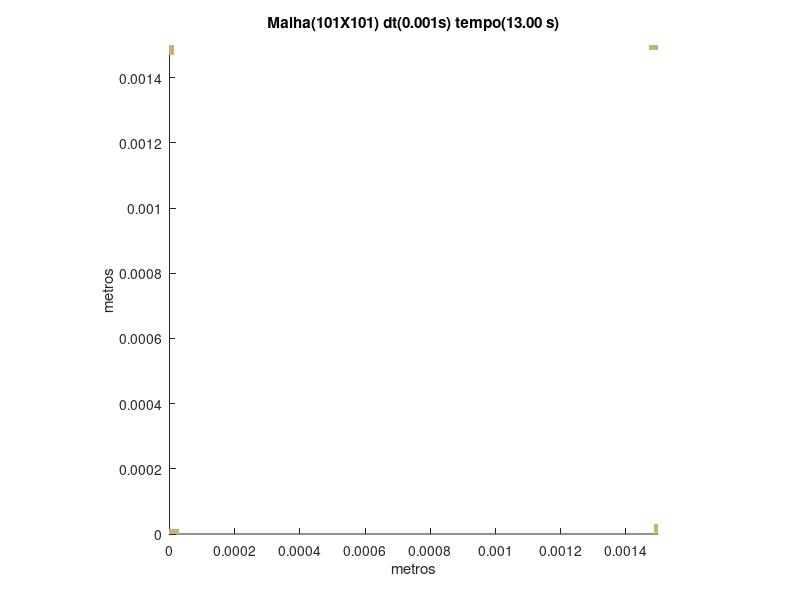

The MATLAB source for this figure:
set (gca,'PlotBoxAspectRatio',[1 1 1],'Xlim',[0,0.0015],'Ylim',[0,0.0015])
hold on
title('Malha(101X101) dt(0.001s) tempo(13.00 s)')
hold on
ylabel('metros')
hold on
xlabel('metros')
hold on

fill([0 0 1.48514851485149E-05 1.48514851485149E-05],[0 1.48514851485149E-05 1.48514851485149E-05 0],[0.8,0.7,0.4],'LineStyle','none')

fill([1.48514851485149E-05 1.48514851485149E-05 2.97029702970297E-05 2.97029702970297E-05],[0 1.48514851485149E-05 1.48514851485149E-05 0],[0.8,0.7,0.4],'LineStyle','none')

fill([0.00148514851485149 0.00148514851485149 0.0015 0.0015],[0 1.48514851485149E-05 1.48514851485149E-05 0],[0.8,0.7,0.4],'LineStyle','none')

fill([0.00148514851485149 0.00148514851485149 0.0015 0.0015],[1.48514851485149E-05 2.97029702970297E-05 2.97029702970297E-05 1.48514851485149E-05],[0.8,0.7,0.4],'LineStyle','none')

fill([0 0 1.48514851485149E-05 1.48514851485149E-05],[0.00147029702970297 0.00148514851485149 0.00148514851485149 0.00147029702970297],[0.8,0.7,0.4],'LineStyle','none')

fill([0 0 1.48514851485149E-05 1.48514851485149E-05],[0.00148514851485149 0.0015 0.0015 0.00148514851485149],[0.8,0.7,0.4],'LineStyle','none')

fill([0.00147029702970297 0.00147029702970297 0.00148514851485149 0.00148514851485149],[0.00148514851485149 0.0015 0.0015 0.00148514851485149],[0.8,0.7,0.4],'LineStyle','none')

fill([0.00148514851485149 0.00148514851485149 0.0015 0.0015],[0.00148514851485149 0.0015 0.0015 0.00148514851485149],[0.8,0.7,0.4],'LineStyle','none')
